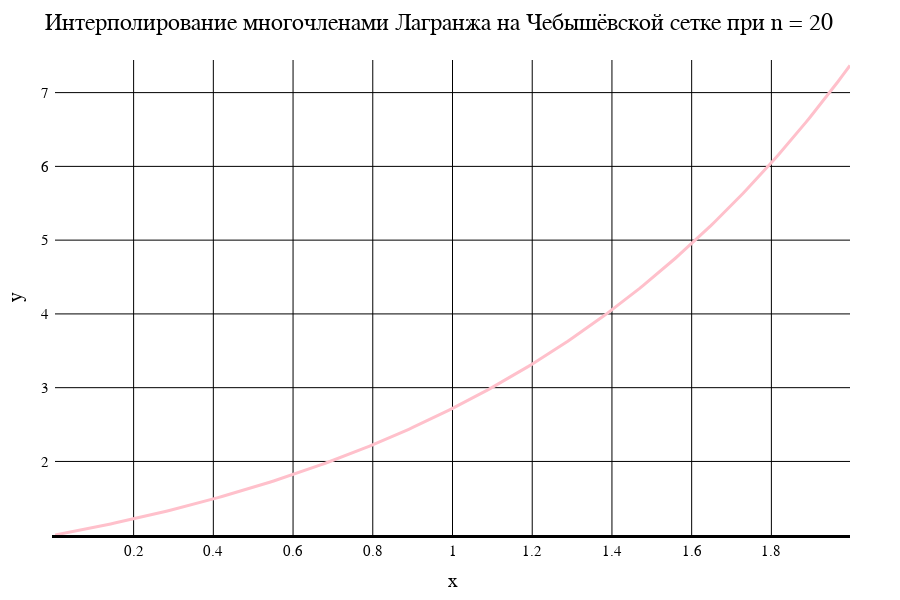

Source (notebook cell):
### Markdown cell above
Лагранж. Чебышёвская сетка

### Code cell
data2[1]

### Figure 1 — Plotly figure (JSON) as saved in the notebook; plotly's stock layout.template omitted (floating-point values rounded to 4 significant figures; data arrays with more than 128 entries replaced by an {"elided": "..."} marker saying what was removed)
{"data": [{"line": {"color": "pink", "width": 3}, "mode": "line", "type": "scatter", "x": {"elided": "201 float values"}, "y": {"elided": "201 float values"}}], "layout": {"coloraxis": {"outlinecolor": "black"}, "font": {"color": "black", "family": "Time New Roman"}, "height": 600, "margin": {"b": 50, "l": 50, "r": 50, "t": 60}, "paper_bgcolor": "white", "plot_bgcolor": "white", "title": {"autosize": false, "font": {"color": "black", "family": "Times New Roman", "size": 24}, "paper_bgcolor": "red", "text": "Интерполирование многочленами Лагранжа на Чебышёвской сетке при n = 20"}, "width": 900, "xaxis": {"color": "black", "gridcolor": "black", "gridwidth": 1, "linecolor": "black", "linewidth": 3, "tickfont": {"size": 15}, "title": {"font": {"color": "black", "family": "Times New Roman", "size": 20}, "text": "x"}, "zeroline": true, "zerolinecolor": "black", "zerolinewidth": 3}, "yaxis": {"exponentformat": "power", "gridcolor": "black", "gridwidth": 1, "linewidth": 3, "range": [1.003, 7.442], "tickfont": {"size": 15}, "title": {"font": {"color": "black", "family": "Times New Roman", "size": 20}, "text": "y"}, "zeroline": true, "zerolinecolor": "black", "zerolinewidth": 1}}}
